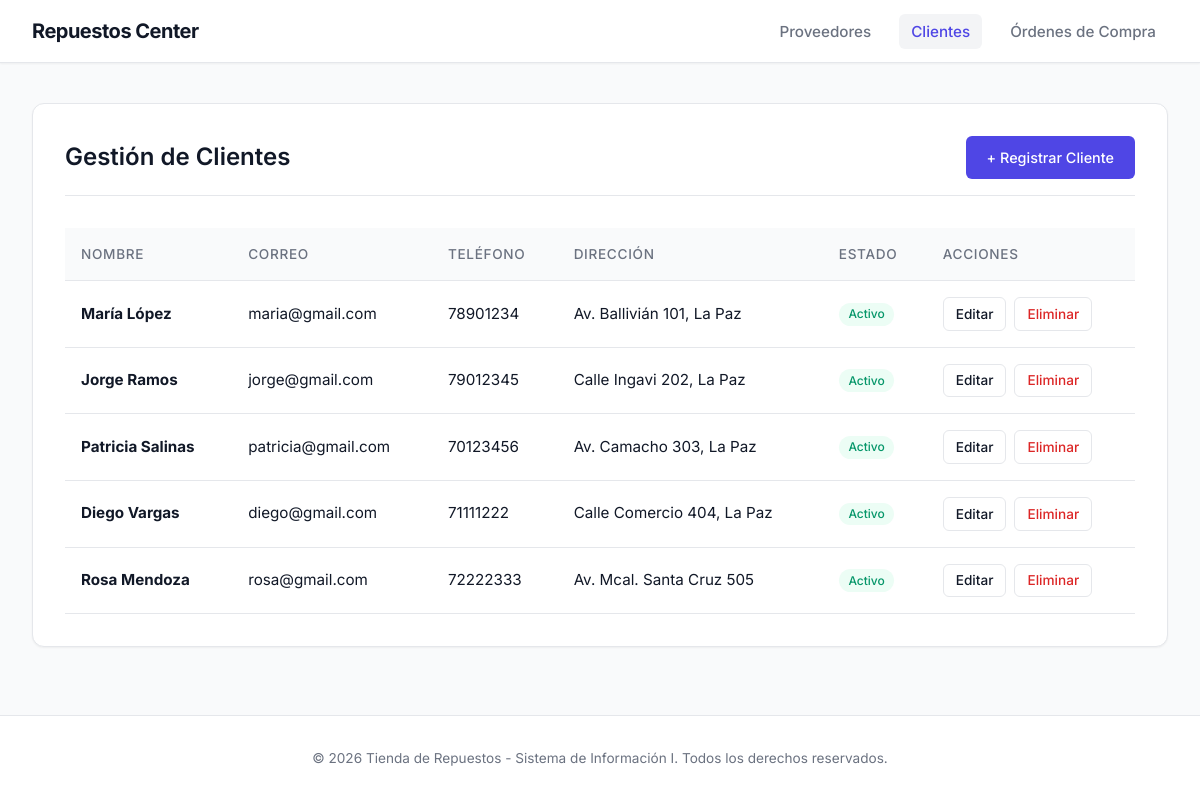
Screenshot of /clientes with the database file from the repository.
### tables this page shows
CREATE TABLE usuario (
    id_usuario      INT AUTO_INCREMENT PRIMARY KEY,
    nombre          VARCHAR(100) NOT NULL,
    correo          VARCHAR(100) NOT NULL UNIQUE,
    contrasena      VARCHAR(255) NOT NULL,
    telefono        VARCHAR(20),
    direccion       VARCHAR(200),
    id_rol          INT NOT NULL,
    estado          ENUM('activo', 'inactivo') NOT NULL DEFAULT 'activo',
    fecha_registro  DATETIME NOT NULL DEFAULT CURRENT_TIMESTAMP,
    FOREIGN KEY (id_rol) REFERENCES rol(id_rol)
);

### controllers/ClienteController.php (called while the page is built, shortened)
<?php
class ClienteController {
    private $usuarioModel;
    public function __construct() {
        $this->usuarioModel = new Usuario();
    }
    public function index() {
        $clientes = $this->usuarioModel->getAllClientes();
        require_once __DIR__ . '/../views/layout/header.php';
        require_once __DIR__ . '/../views/clientes/index.php';
        require_once __DIR__ . '/../views/layout/footer.php';
    }
}

### public/index.php (called while the page is built, shortened)
<?php
spl_autoload_register(function ($class) {
    $paths = [
        __DIR__ . '/../core/',
        __DIR__ . '/../models/',
        __DIR__ . '/../controllers/'
    ];
    foreach ($paths as $path) {
        $file = $path . $class . '.php';
        if (file_exists($file)) {
            return;
        }
    }
});
$router = new Router();
$router->get('clientes', 'ClienteController@index');
$router->get('clientes/crear', 'ClienteController@crear');
$router->post('clientes/guardar', 'ClienteController@guardar');
$router->get('clientes/editar/{id}', 'ClienteController@editar');
$router->post('clientes/actualizar/{id}', 'ClienteController@actualizar');
$router->get('clientes/eliminar/{id}', 'ClienteController@eliminar');
$router->get('proveedores', 'ProveedorController@index');
$router->get('proveedores/crear', 'ProveedorController@crear');
$router->post('proveedores/guardar', 'ProveedorController@guardar');
$router->get('proveedores/editar/{id}', 'ProveedorController@editar');
$router->post('proveedores/actualizar/{id}', 'ProveedorController@actualizar');
$router->get('proveedores/eliminar/{id}', 'ProveedorController@eliminar');
$router->get('ordenes', 'OrdenCompraController@index');
$router->get('ordenes/crear', 'OrdenCompraController@crear');
$router->post('ordenes/guardar', 'OrdenCompraController@guardar');
$router->get('ordenes/ver/{id}', 'OrdenCompraController@ver');
$router->post('ordenes/estado/{id}', 'OrdenCompraController@actualizarEstado');
$router->get('', 'ProveedorController@index');
$url = isset($_GET['url']) ? $_GET['url'] : '';
$method = $_SERVER['REQUEST_METHOD'];
$router->dispatch($url, $method);

### config/database.php (called while the page is built)
<?php
return [
    'host' => 'localhost',
    'db'   => 'tienda_repuestos',
    'user' => 'root',
    'pass' => '',
    'charset' => 'utf8mb4',
    'options' => [
        PDO::ATTR_ERRMODE            => PDO::ERRMODE_EXCEPTION,
        PDO::ATTR_DEFAULT_FETCH_MODE => PDO::FETCH_ASSOC,
        PDO::ATTR_EMULATE_PREPARES   => false,
    ],
];

### core/Database.php (called while the page is built)
<?php
class Database {
    private static $instance = null;
    private $pdo;
    private function __construct() {
        $config = require __DIR__ . '/../config/database.php';
        $dsn = "mysql:host={$config['host']};dbname={$config['db']};charset={$config['charset']}";
        try {
            $this->pdo = new PDO($dsn, $config['user'], $config['pass'], $config['options']);
        } catch (PDOException $e) {
            die("Error de conexión a la base de datos: " . $e->getMessage());
        }
    }
    public static function getInstance() {
        if (self::$instance === null) {
            self::$instance = new self();
        }
        return self::$instance;
    }
    public function getConnection() {
        return $this->pdo;
    }
}

### models/Usuario.php (called while the page is built, shortened)
<?php
class Usuario {
    private $db;
    public function __construct() {
        $this->db = Database::getInstance()->getConnection();
    }
    public function getAllClientes() {
        $stmt = $this->db->prepare("SELECT * FROM usuario WHERE id_rol = 5 ORDER BY fecha_registro DESC");
        $stmt->execute();
        return $stmt->fetchAll();
    }
}

### views/clientes/index.php (the view, shortened to what this page needs)
<div class="panel">
    <div class="panel-header">
        <h2>Gestión de Clientes</h2>
        <a href="<?= BASE_URL ?>clientes/crear" class="btn btn-primary">+ Registrar Cliente</a>
    </div>
    <div class="table-container">
        <table>
            <thead>
                <tr>
                    <th>Nombre</th>
                    <th>Correo</th>
                    <th>Teléfono</th>
                    <th>Dirección</th>
                    <th>Estado</th>
                    <th>Acciones</th>
                </tr>
            </thead>
            <tbody>
                <?php if (empty($clientes)): ?>
                    <tr>
                        <td colspan="6" style="text-align: center; color: var(--text-secondary);">No hay clientes registrados en el sistema.</td>
                    </tr>
                <?php else: ?>
                    <?php foreach ($clientes as $cliente): ?>
                        <tr>
                            <td><strong><?= htmlspecialchars($cliente['nombre']) ?></strong></td>
                            <td><?= htmlspecialchars($cliente['correo']) ?></td>
                            <td><?= htmlspecialchars($cliente['telefono'] ?? 'N/A') ?></td>
                            <td><?= htmlspecialchars($cliente['direccion'] ?? 'N/A') ?></td>
                            <td>
                                <span class="badge <?= $cliente['estado'] === 'activo' ? 'badge-completed' : 'badge-cancelled' ?>">
                                    <?= ucfirst($cliente['estado']) ?>
                                </span>
                            </td>
                            <td>
                                <div class="actions">
                                    <a href="<?= BASE_URL ?>clientes/editar/<?= $cliente['id_usuario'] ?>" class="btn btn-secondary btn-sm">Editar</a>
                                    <a href="<?= BASE_URL ?>clientes/eliminar/<?= $cliente['id_usuario'] ?>" class="btn btn-danger btn-sm" onclick="return confirm('¿Estás seguro de eliminar este cliente?')">Eliminar</a>
                                </div>
                            </td>
                        </tr>
                    <?php endforeach; ?>
                <?php endif; ?>
            </tbody>
        </table>
    </div>
</div>

### public/css/style.css (style rules this page uses)
.panel { background-color: var(--bg-panel); border: 1px solid var(--border-color); border-radius: 12px; padding: 2rem; box-shadow: var(--shadow-sm); }
.panel-header { display: flex; justify-content: space-between; align-items: center; margin-bottom: 2rem; padding-bottom: 1rem; border-bottom: 1px solid var(--border-color); }
.panel-header h2 { font-size: 1.5rem; margin: 0; }
.btn { display: inline-flex; align-items: center; justify-content: center; padding: 0.6rem 1.25rem; border-radius: 6px; font-weight: 500; font-size: 0.9rem; cursor: pointer; border: 1px solid transparent; transition: var(--transition); }
.btn-primary { background-color: var(--accent-primary); color: #ffffff; }
.btn-secondary { background-color: #ffffff; color: var(--text-primary); border-color: var(--border-color); }
.btn-danger { background-color: #ffffff; color: var(--accent-danger-text); border-color: var(--border-color); }
.btn-sm { padding: 0.35rem 0.75rem; font-size: 0.85rem; }
.actions { display: flex; gap: 0.5rem; }
.table-container { overflow-x: auto; margin-top: 1rem; }
table { width: 100%; border-collapse: collapse; text-align: left; font-size: 0.95rem; }
th { padding: 1rem; color: var(--text-secondary); font-weight: 500; font-size: 0.85rem; text-transform: uppercase; letter-spacing: 0.05em; border-bottom: 1px solid var(--border-color); background-color: #f9fafb; }
td { padding: 1rem; border-bottom: 1px solid var(--border-color); color: var(--text-primary); vertical-align: middle; }
.badge { display: inline-flex; align-items: center; padding: 0.15rem 0.6rem; border-radius: 9999px; font-size: 0.75rem; font-weight: 500; }
.badge-completed { background-color: var(--accent-success-bg); color: var(--accent-success-text); }

### public/css/base.css (style rules this page uses)
:root { --bg-body: #f9fafb; --bg-panel: #ffffff; --border-color: #e5e7eb; --text-primary: #111827; --text-secondary: #6b7280; --accent-primary: #4f46e5; --accent-primary-hover: #4338ca; --accent-success-bg: #ecfdf5; --accent-success-text: #059669; --accent-warning-bg: #fffbeb; --accent-warning-text: #d97706; --accent-danger-bg: #fef2f2; --accent-danger-text: #dc2626; --shadow-sm: 0 1px 2px 0 rgba(0, 0, 0, 0.05); --shadow-md: 0 4px 6px -1px rgba(0, 0, 0, 0.05), 0 2px 4px -1px rgba(0, 0, 0, 0.03); --transition: all 0.2s ease-in-out; }
* { margin: 0; padding: 0; box-sizing: border-box; }
body { font-family: 'Inter', system-ui, -apple-system, sans-serif; background-color: var(--bg-body); color: var(--text-primary); line-height: 1.5; -webkit-font-smoothing: antialiased; min-height: 100vh; display: flex; flex-direction: column; }
h1, h2, h3, h4, h5, h6 { font-weight: 600; color: var(--text-primary); line-height: 1.2; }
a { color: var(--accent-primary); text-decoration: none; transition: var(--transition); }

### rows the page displays
usuario: nombre "María López", correo "maria@gmail.com", telefono "78901234", direccion "Av. Ballivián 101, La Paz", estado "Activo"
usuario: nombre "Jorge Ramos", correo "jorge@gmail.com", telefono "79012345", direccion "Calle Ingavi 202, La Paz", estado "Activo"
usuario: nombre "Patricia Salinas", correo "patricia@gmail.com", telefono "70123456", direccion "Av. Camacho 303, La Paz", estado "Activo"
usuario: nombre "Diego Vargas", correo "diego@gmail.com", telefono "71111222", direccion "Calle Comercio 404, La Paz", estado "Activo"
usuario: nombre "Rosa Mendoza", correo "rosa@gmail.com", telefono "72222333", direccion "Av. Mcal. Santa Cruz 505", estado "Activo"
